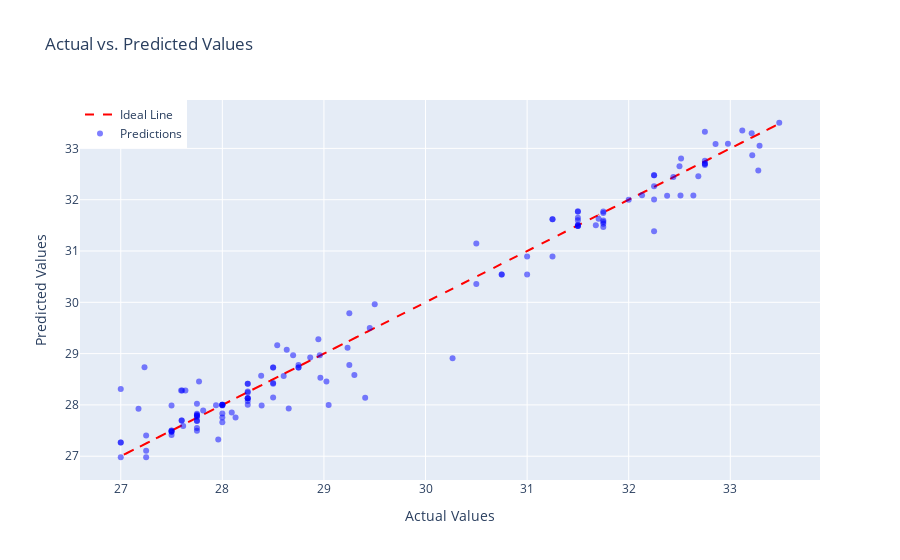

The cell this chart's notebook holds for it:
### Code cell
plot_predict_vs_actual(y_test, y_pred)

### Figure 1 — Plotly figure (JSON) as saved in the notebook; plotly's stock layout.template omitted (floating-point values rounded to 4 significant figures; data arrays with more than 128 entries replaced by an {"elided": "..."} marker saying what was removed)
{"data": [{"line": {"color": "red", "dash": "dash"}, "mode": "lines", "name": "Ideal Line", "type": "scatter", "x": {"elided": "135 float values"}, "y": {"elided": "135 float values"}}, {"marker": {"color": "blue", "opacity": 0.5}, "mode": "markers", "name": "Predictions", "type": "scatter", "x": {"elided": "135 float values"}, "y": {"elided": "135 float values"}}], "layout": {"legend": {"x": 0, "y": 1}, "showlegend": true, "title": {"text": "Actual vs. Predicted Values"}, "xaxis": {"showgrid": true, "title": {"text": "Actual Values"}}, "yaxis": {"showgrid": true, "title": {"text": "Predicted Values"}}}}
